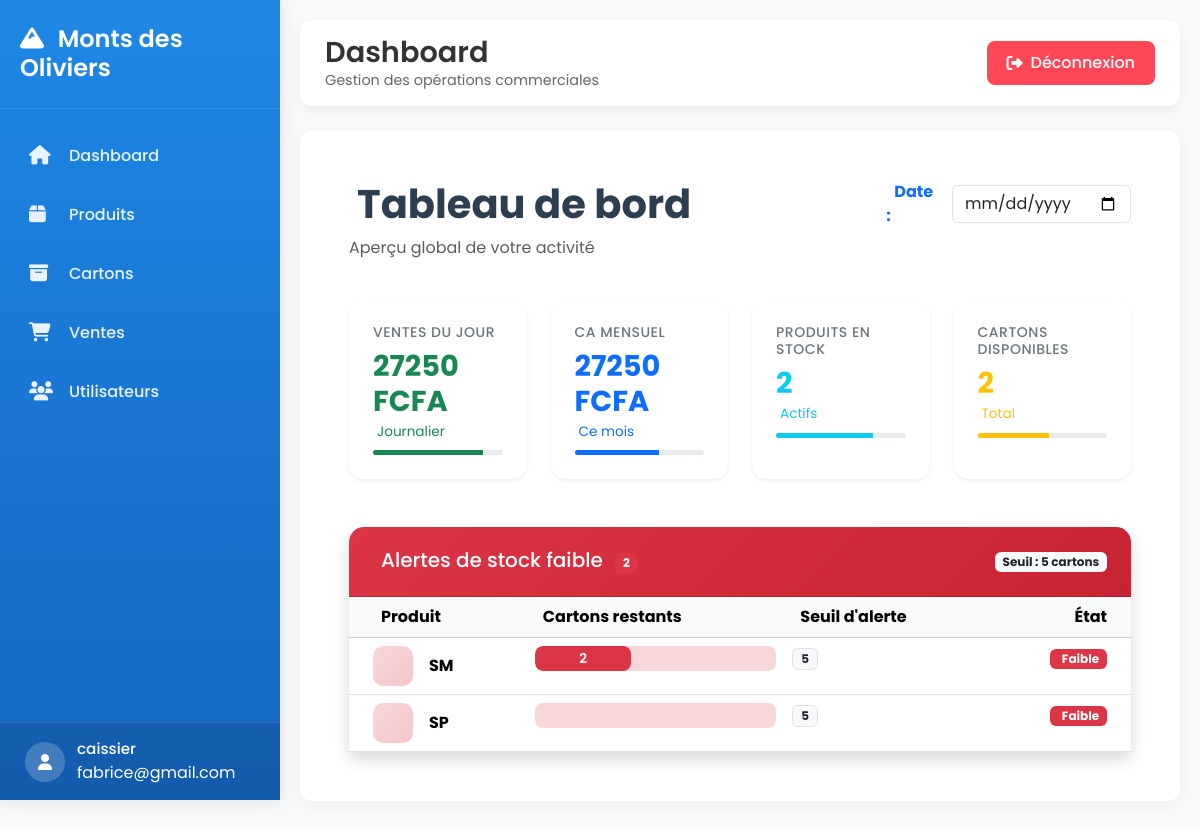
The page /index/ (signed in) on the database its author committed.
### stock_produit/models/user.py (models this page shows, shortened)
class User(AbstractUser):
    USER_TYPE_CHOICES = [
        ('admin', 'Admin'),
        ('caissier', 'Caissier'),
    ]
    username = None
    email = models.EmailField(unique=True)
    user_type = models.CharField(max_length=10, choices=USER_TYPE_CHOICES)
    USERNAME_FIELD = 'email'
    REQUIRED_FIELDS = []

### stock_produit/models/produit.py (models this page shows, shortened)
class Produit(models.Model):
    CATEGORY_CHOICES = [
        ('volaille', 'Volailles'),
        ('poisson', 'Poissons'),
        ('frites', 'Frites'),
    ]
    name = models.CharField(max_length=100)
    price_per_kg = models.DecimalField(max_digits=10, decimal_places=2)
    carton_price = models.DecimalField(max_digits=10, decimal_places=2)
    category = models.CharField(max_length=20, choices=CATEGORY_CHOICES)
    stock_alert = models.PositiveIntegerField(default=5)
    created_at = models.DateTimeField(auto_now_add=True)

### stock_produit/views.py (the view)
# urls.py: path("index/", views.dashboard, name="dashboard"),
@login_required
def dashboard(request):
    selected_date = request.GET.get("date")
    if selected_date:
        date = datetime.strptime(selected_date, "%Y-%m-%d").date()
    else:
        date = timezone.now().date()
    ventes_jour = Vente.objects.filter(recu__created_at__date=date)
    total_jour = ventes_jour.aggregate(
        total=Sum("total_price")
    )["total"] or 0
    chiffre_affaire_mois = Vente.objects.filter(
        recu__created_at__year=date.year,
        recu__created_at__month=date.month
    ).aggregate(
        total=Sum("total_price")
    )["total"] or Decimal("0")
    produits_disponibles = Produit.objects.annotate(
    cartons_disponibles=Count(
        "cartons",
        filter=Q(cartons__is_sold_out=False)
    )
)
    total_produits = produits_disponibles.count()
    total_cartons = Carton.objects.filter(is_sold_out=False).count()
    stocks_faibles = produits_disponibles.filter(
        cartons_disponibles__lte=F("stock_alert")
    )
    context = {
        "selected_date": date,
        "total_jour": total_jour,
        "chiffre_affaire_mois": chiffre_affaire_mois,
        "total_produits": total_produits,
        "total_cartons": total_cartons,
        "stocks_faibles": stocks_faibles,
    }
    return render(request, "Dashboard/index.html", context)

### stock_produit/templates/Dashboard/index.html (shortened to what this page needs)
{% extends "Base/base.html" %}
{% block content %}
<div class="dashboard-container">
    <div class="row mb-4">
        <div class="col-md-8">
            <h1 class="dashboard-title">
                Tableau de bord
            </h1>
            <p class="text-muted">Aperçu global de votre activité</p>
        </div>
        <div class="col-md-4">
                        <form method="get" id="form-date" class="d-flex align-items-center gap-3">
                            <label for="date" class="fw-bold text-primary mb-0">
                                Date :
                            </label>
                            <input type="date" id="date" name="date" class="form-control w-auto" value="{{ selected_date }}">
                        </form>
        </div>
    </div>
    <div class="row mb-4">
        <div class="col-xl-3 col-md-6 mb-4">
            <div class="card stat-card shadow-sm border-0 h-100">
                <div class="card-body">
                    <div class="d-flex justify-content-between align-items-start">
                        <div>
                            <h6 class="stat-label">Ventes du jour</h6>
                            <h3 class="stat-value text-success">{{ total_jour }} FCFA</h3>
                            <p class="stat-change text-success">
                                Journalier
                            </p>
                        </div>
                    </div>
                    <div class="progress mt-2" style="height: 5px;">
                        <div class="progress-bar bg-success" style="width: 85%"></div>
                    </div>
                </div>
            </div>
        </div>
        <div class="col-xl-3 col-md-6 mb-4">
            <div class="card stat-card shadow-sm border-0 h-100">
                <div class="card-body">
                    <div class="d-flex justify-content-between align-items-start">
                        <div>
                            <h6 class="stat-label">CA Mensuel</h6>
                            <h3 class="stat-value text-primary">{{ chiffre_affaire_mois }} FCFA</h3>
                            <p class="stat-change text-primary">
                                Ce mois
                            </p>
                        </div>
                    </div>
                    <div class="progress mt-2" style="height: 5px;">
                        <div class="progress-bar bg-primary" style="width: 65%"></div>
                    </div>
                </div>
            </div>
        </div>
        <div class="col-xl-3 col-md-6 mb-4">
            <div class="card stat-card shadow-sm border-0 h-100">
                <div class="card-body">
                    <div class="d-flex justify-content-between align-items-start">
                        <div>
                            <h6 class="stat-label">Produits en stock</h6>
                            <h3 class="stat-value text-info">{{ total_produits }}</h3>
                            <p class="stat-change text-info">
                                Actifs
                            </p>
                        </div>
                    </div>
                    <div class="progress mt-2" style="height: 5px;">
                        <div class="progress-bar bg-info" style="width: 75%"></div>
                    </div>
                </div>
            </div>
        </div>
        <div class="col-xl-3 col-md-6 mb-4">
            <div class="card stat-card shadow-sm border-0 h-100">
                <div class="card-body">
                    <div class="d-flex justify-content-between align-items-start">
                        <div>
                            <h6 class="stat-label">Cartons disponibles</h6>
                            <h3 class="stat-value text-warning">{{ total_cartons }}</h3>
                            <p class="stat-change text-warning">
                                Total
                            </p>
                        </div>
                    </div>
                    <div class="progress mt-2" style="height: 5px;">
                        <div class="progress-bar bg-warning" style="width: 55%"></div>
                    </div>
                </div>
            </div>
        </div>
    </div>
    <div class="row">
        <div class="col-12">
            <div class="card shadow border-0">
                <div class="card-header alert-header d-flex justify-content-between align-items-center">
                    <div>
                        <span class="h5 mb-0">Alertes de stock faible</span>
                        {% if stocks_faibles %}
                        <span class="badge bg-danger ms-2">{{ stocks_faibles|length }}</span>
                        {% endif %}
                    </div>
                    <span class="badge bg-light text-dark">
                        Seuil : {{ stocks_faibles.0.stock_alert|default:"10" }} cartons
                    </span>
                </div>
                <div class="card-body p-0">
                    <div class="table-responsive">
                        <table class="table table-hover mb-0">
                            <thead class="table-light">
                                <tr>
                                    <th class="ps-4">
                                        Produit
                                    </th>
                                    <th>
                                        Cartons restants
                                    </th>
                                    <th>
                                        Seuil d'alerte
                                    </th>
                                    <th class="text-end pe-4">État</th>
                                </tr>
                            </thead>
                            <tbody>
                                {% for p in stocks_faibles %}
                                <tr class="alert-row">
                                    <td class="ps-4">
                                        <div class="d-flex align-items-center">
                                            <div class="product-icon me-3">
                                            </div>
                                            <div>
                                                <strong>{{ p.name }}</strong>
                                                <br>
                                            </div>
                                        </div>
                                    </td>
                                    <td>
                                        <div class="stock-indicator">
                                            <div class="progress" style="height: 25px;">
                                                {% with percent=p.cartons_disponibles|add:"0"|floatformat:0 %}
                                                <div class="progress-bar bg-danger"
                                                     style="width: {% widthratio p.cartons_disponibles p.stock_alert 100 %}%">
                                                    {{ p.cartons_disponibles }}
                                                </div>
                                                {% endwith %}
                                            </div>
                                        </div>
                                    </td>
                                    <td>
                                        <span class="badge bg-light text-dark border">
                                            {{ p.stock_alert }}
                                        </span>
                                    </td>
                                    <td class="text-end pe-4">
                                        <span class="badge bg-danger">
                                            Faible
                                        </span>
                                    </td>
                                </tr>
                                {% endfor %}
                            </tbody>
                        </table>
                    </div>
                </div>
            </div>
        </div>
    </div>
</div>
{% endblock %}

### stock_produit/templates/Base/base.html (shortened to what this page needs)
<!DOCTYPE html>
<html lang="fr">
<head>
    <link href="https://cdn.jsdelivr.net/npm/bootstrap@5.3.2/dist/css/bootstrap.min.css" rel="stylesheet">
    <link href="https://cdnjs.cloudflare.com/ajax/libs/font-awesome/6.5.1/css/all.min.css" rel="stylesheet">
</head>
<body>
    <div class="sidebar" id="sidebar">
        <div class="sidebar-header">
            <h3><i class="fas fa-mountain me-2"></i> Monts des Oliviers</h3>
        </div>
        <div class="sidebar-menu">
            <ul>
                <li>
                    <a href="{% url 'dashboard' %}" class="{% if request.path == '/dashboard/' %}active{% endif %}">
                        <i class="fas fa-home"></i>
                        <span>Dashboard</span>
                    </a>
                </li>
                <li>
                    <a href="{% url 'produits' %}" class="{% if 'produits' in request.path %}active{% endif %}">
                        <i class="fas fa-box"></i>
                        <span>Produits</span>
                    </a>
                </li>
                <li>
                    <a href="{% url 'cartons' %}" class="{% if 'cartons' in request.path %}active{% endif %}">
                        <i class="fas fa-archive"></i>
                        <span>Cartons</span>
                    </a>
                </li>
                <li>
                    <a href="{% url 'ventes' %}" class="{% if 'ventes' in request.path %}active{% endif %}">
                        <i class="fas fa-shopping-cart"></i>
                        <span>Ventes</span>
                    </a>
                </li>
                <li>
                    <a href="{% url 'users' %}" class="{% if 'users' in request.path %}active{% endif %}">
                        <i class="fas fa-users"></i>
                        <span>Utilisateurs</span>
                    </a>
                </li>
            </ul>
        </div>
        <div class="user-profile">
            <div class="user-info">
                <div class="user-avatar">
                    <i class="fas fa-user"></i>
                </div>
                <div>
                    {% if request.user.is_authenticated %}
                    <div class="user-name">{{ request.user.user_type }}</div>
                    <span>{{ request.user.email }}</span>
                    {% endif %}
                </div>
            </div>
        </div>
    </div>
    <div class="main-content" id="mainContent">
        <nav class="top-navbar">
            <div class="left-header">
                <div class="page-title">
                    <h1>{% block page_title %}Dashboard{% endblock %}</h1>
                    <p>{% block page_subtitle %}Gestion des opérations commerciales{% endblock %}</p>
                </div>
            </div>
            <div class="top-actions">
                <a href="{% url 'deconnexion' %}" class="logout-btn">
                    <i class="fas fa-sign-out-alt"></i>
                    Déconnexion
                </a>
            </div>
        </nav>
        <div class="content-card fade-in">
            {% block content %}{% endblock %}
        </div>
    </div>
</body>
</html>

### rows shown on the page
User: user.user_type "caissier", user.email "fabrice@gmail.com"
Produit: stock_alert "5", name "SM", cartons_disponibles "2"
Produit: name "SP", stock_alert "5"

### other values the page prints
{{ total_jour }} "27250"
{{ chiffre_affaire_mois }} "27250"
{{ total_produits }} "2"
{{ total_cartons }} "2"
{{ stocks_faibles|length }} "2"
